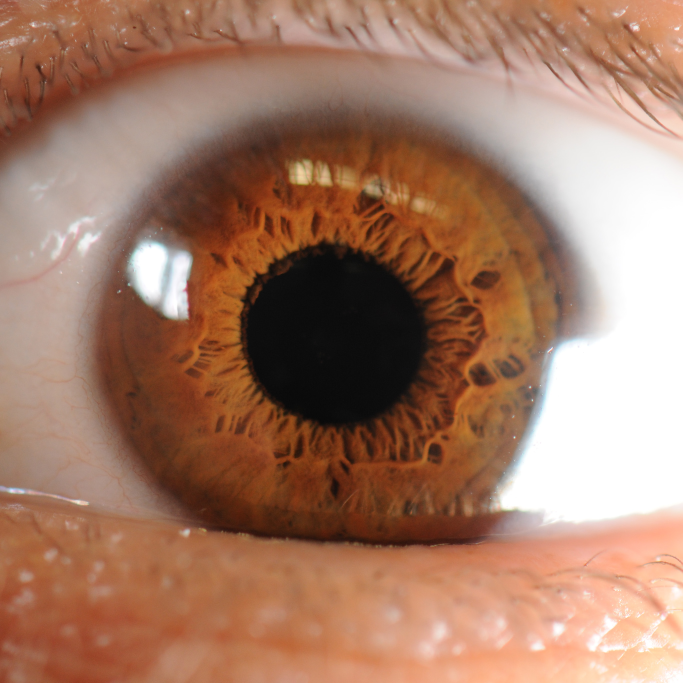
%> input picture cropped/eye_60.jpg, 2048 x 2048 px (shown at 1/3 size)
$ octave findCircle.m   (GNU Octave 9; MATLAB toolbox functions it lacks are replaced by stand-ins)
%> lines starting %> are read from the running program, lines starting %| are printed output that depends on the picture; in (x1, y1, x2, y2) boxes, pixels count from 0 and x2, y2 are one past the last pixel; in counts of white or black regions, pixels touching at a corner belong together; the program's own positions count from 1
% Finding circles in an image of an eye

close all;

newD = 250;
filename = 'eye_60.jpg';

A = imread(['cropped/', filename]);
%> A is the input picture: size 2048x2048x3 uint8; mean R, G, B 164.1, 123.4, 102.5
A = imresize(A, [newD NaN]);
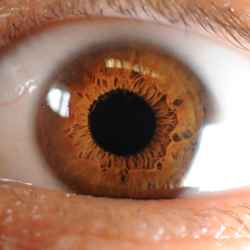
%> A: size 250x250x3 uint8; mean R, G, B 164.1, 123.4, 102.5
A3(:,:,3) = 128; A3(:,:,2) = 128;
A3 = rgb2gray(imresize(A3, [newD NaN]));
A1 = rgb2gray(A);
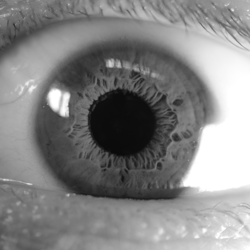
%> A1: size 250x250 uint8; min 10, max 255, mean 133.2

% figure()
% imshow(A1)
B1 = imbinarize(A(:,:,1), .06);
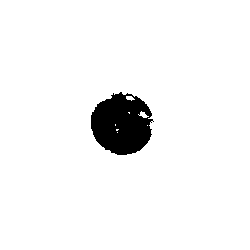
%> B1: size 250x250 logical; 95.4% white; 1 black region, box (x1, y1, x2, y2) and area: (91, 92, 154, 155) 2874
B2 = imbinarize(A(:,:,2), .45);
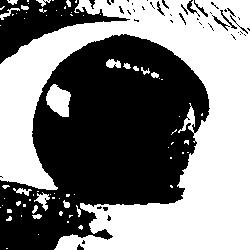
%> B2: size 250x250 logical; 50.7% white; 48 black regions (34 under 20 px), largest, box (x1, y1, x2, y2) and area: (0, 34, 210, 250) 26962, (0, 0, 130, 64) 3205, (187, 0, 200, 17) 61
A2 = imsharpen(A1, 'Radius',50,'Amount',1);
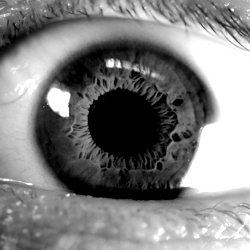
%> A2: size 250x250 uint8; min 0, max 255, mean 128.9
% B2 = imbinarize(A2, .15);
figure()
imshow(A)

p_max = 15;
p_min = 9;

pup_range_1 = [floor(size(B1,1)/12),floor(size(B1,1)/7)];
%> pup_range_1 = [20 35]
% pup_range_1 = [5,20];
pup_range_2 = [floor(size(B2,1)/4),floor(size(B2,1)/1.7)];
%> pup_range_2 = [62 147]
[center_p, radii_p] = imfindcircles(B1, pup_range_1, 'ObjectPolarity', 'dark')
%> center_p = [123 124.7]; radii_p = 31
% [center_i, radii_i] = imfindcircles(B2, pup_range_2, 'ObjectPolarity', 'dark');
[center_i, radii_i] = imfindcircles(B2, pup_range_2, 'EdgeThreshold', .01, 'ObjectPolarity', 'dark')
%> center_i = [120.9 124.8]; radii_i = 87.41
viscircles(center_p(1,:), radii_p(1,:),'EdgeColor','r');
viscircles(center_i(1,:), radii_i(1,:),'EdgeColor','b');
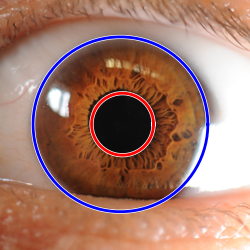
%> figure redrawn from the program's plot data
center_p = center_p(1,:); radii_p = radii_p(1,:);
center_i = center_i(1,:); radii_i = radii_i(1,:);

fprintf('%s\t%6.2f\t%6.2f\t%6.2f\t%6.2f\t%6.2f\t%6.2f\n',filename, center_p(1), center_p(2), radii_p, center_i(1), center_i(2), radii_i);
%| eye_60.jpg	123.05	124.73	 31.00	120.95	124.81	 87.41
